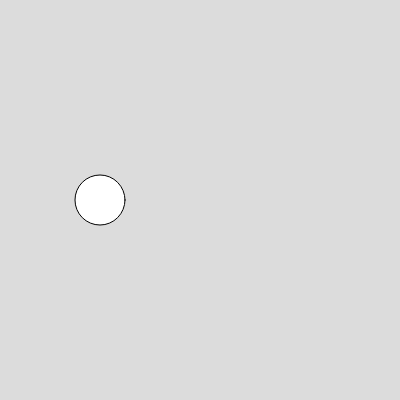
Frame 1 (no input)
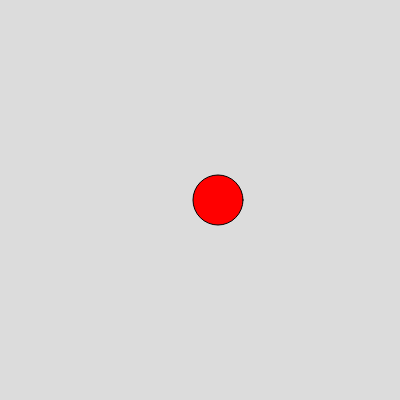
Frame 60 (no input)
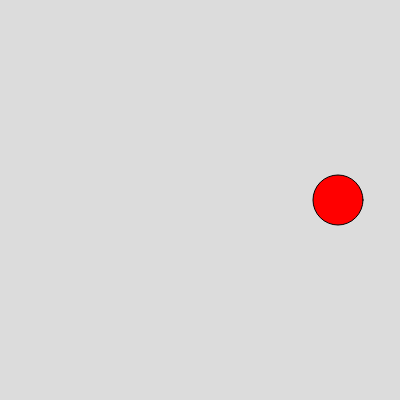
Frame 120 (the mouse pressed at the canvas centre since frame 60)

The p5.js sketch that drew these frames (run headless with seeded random() and noise() and a simulated clock; from frame 60 on, the mouse is pressed at the canvas centre):

// p5.js sketch
// ── sketch.js
let x=100, y=200, d=50, dir=2;

function setup() {
  createCanvas(400, 400);
}

function draw() {
  background(220);
  
  ellipse(x, y, d);
  
  if(x > (width - d/2)) {
    dir = dir * -1;
  } else if (x < d/2 ) {
    dir = dir * -1;         
  }
  
  if (x < 200) {
    fill(150, 255, 150);
  } else {
    fill (255, 0, 0);
  }
  
  x += dir;
}
